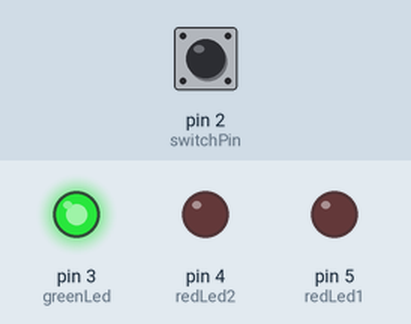
This sketch was run on a simulated Arduino Uno, built with avr-gcc and run on an emulated ATmega328P. Shown: output pins drawn as LEDs (lit = HIGH). Dashed ring = blinking. Inputs (shaded band) come from the test bench; at power-on: pin 2 (switchPin) HIGH.

Above: at 1.2 s.
1.3 s: pin 2 (switchPin) pulled LOW for 0.15 s
At 1.42 s:
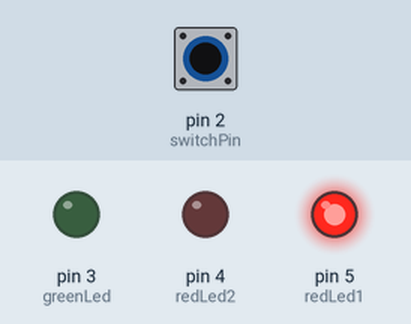
3.3 s: pin 2 (switchPin) pulled LOW for 3.2 s
At 3.67 s:
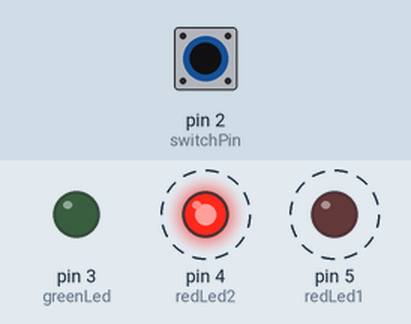
Timing chart, 0 to 8.3 s (numbered marks = the images above; inputs shaded):
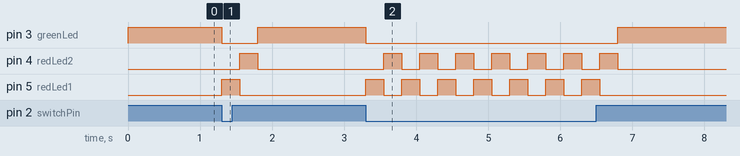

Measured:
- after the input at 1.3 s, pin 3 (greenLed): HIGH → LOW at once, → HIGH 0.50 s later; pin 4 (redLed2): LOW → HIGH after 0.25 s, → LOW 0.25 s later; pin 5 (redLed1): LOW → HIGH at once, → LOW 0.25 s later
- after the input at 3.3 s, pin 3 (greenLed): HIGH → LOW at once, → HIGH 3.5 s later; pin 4 (redLed2): alternates HIGH for 0.25 s and LOW for 0.25 s, 14 changes in all, then stays LOW, starting after 0.25 s; pin 5 (redLed1): alternates HIGH for 0.25 s and LOW for 0.25 s, 14 changes in all, then stays LOW, starting at once

The sketch:

spaceship_interface.ino
```cpp
// variables for the LEDs
const int redLed1=5;
const int redLed2=4;
const int greenLed=3;

//variable for the switch
const int switchPin=2;

void setup() {
  // declare LED pins as outputs
  pinMode(redLed1, OUTPUT);
  pinMode(redLed2, OUTPUT);
  pinMode(greenLed, OUTPUT);

  //declare switch pin as input
  pinMode(switchPin, INPUT);
}

void loop() {
  // create local variable to hold state of the switch.
  int switchState;

  // read the value of the switch
  switchState=digitalRead(switchPin);

  // if the button is not pressed, blink the red LEDs
  if(switchState == LOW){
      // digitalWrite() is the function that pulls an OUTPUT pin
      // to 5V or 0V

  //turn the green LED off
  digitalWrite(greenLed, LOW);

  //alternately turn the red lights on/off
  digitalWrite(redLed1, HIGH);
  digitalWrite(redLed2, LOW);

  delay(250);

  digitalWrite(redLed1, LOW);
  digitalWrite(redLed2, HIGH);
  delay(250);
  }


// if the switch is not LOW (button pressed) the code below runs
  else{
    //turn the red LEDs off
    digitalWrite(redLed1, LOW);
    digitalWrite(redLed2, LOW);

    //turn the green LED on
    digitalWrite(greenLed, HIGH);
  }
}
```
